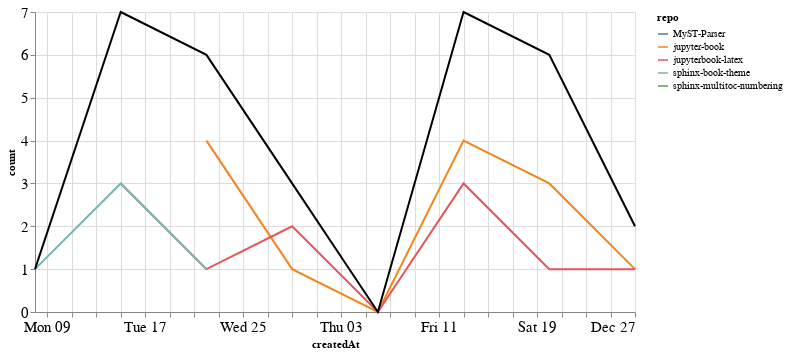

Write notebook code for a chart like this one.
### Markdown cell above
### Comments

### Code cell
comments_time = comments.groupby('repo').resample('W', on='createdAt').count()['author'].reset_index()
comments_time = comments_time.rename(columns={'author': 'count'})
comments_time_total = comments_time.groupby('createdAt').agg({"count": "sum"}).reset_index()
ch1 = alt.Chart(comments_time, width=600).mark_line().encode(
    x='createdAt',
    y='count',
    color='repo',
    tooltip="repo"
)

ch2 = alt.Chart(comments_time_total, width=600).mark_line(color="black").encode(
    x='createdAt',
    y='count',
)

ch1 + ch2

### Figure 1 — Vega-Lite specification as saved in the notebook (floating-point values rounded to 4 significant figures)
{"config": {"axisLeft": {"labelFontSize": 15}, "axisBottom": {"labelFontSize": 15}}, "layer": [{"data": {"name": "data-ef2ae9c5b6f0023bce72ee6691af8655"}, "mark": "line", "encoding": {"color": {"type": "nominal", "field": "repo"}, "tooltip": {"type": "nominal", "field": "repo"}, "x": {"type": "temporal", "field": "createdAt"}, "y": {"type": "quantitative", "field": "count"}}, "width": 600}, {"data": {"name": "data-5a0f34928820635bee824cca1f32ae15"}, "mark": {"type": "line", "color": "black"}, "encoding": {"x": {"type": "temporal", "field": "createdAt"}, "y": {"type": "quantitative", "field": "count"}}, "width": 600}], "$schema": "https://vega.github.io/schema/vega-lite/v4.8.1.json", "datasets": {"data-ef2ae9c5b6f0023bce72ee6691af8655": [{"repo": "MyST-Parser", "createdAt": "2020-12-20T00:00:00", "count": 2}, {"repo": "jupyter-book", "createdAt": "2020-11-22T00:00:00", "count": 4}, {"repo": "jupyter-book", "createdAt": "2020-11-29T00:00:00", "count": 1}, {"repo": "jupyter-book", "createdAt": "2020-12-06T00:00:00", "count": 0}, {"repo": "jupyter-book", "createdAt": "2020-12-13T00:00:00", "count": 4}, {"repo": "jupyter-book", "createdAt": "2020-12-20T00:00:00", "count": 3}, {"repo": "jupyter-book", "createdAt": "2020-12-27T00:00:00", "count": 1}, {"repo": "jupyterbook-latex", "createdAt": "2020-11-15T00:00:00", "count": 3}, {"repo": "jupyterbook-latex", "createdAt": "2020-11-22T00:00:00", "count": 1}, {"repo": "jupyterbook-latex", "createdAt": "2020-11-29T00:00:00", "count": 2}, {"repo": "jupyterbook-latex", "createdAt": "2020-12-06T00:00:00", "count": 0}, {"repo": "jupyterbook-latex", "createdAt": "2020-12-13T00:00:00", "count": 3}, {"repo": "jupyterbook-latex", "createdAt": "2020-12-20T00:00:00", "count": 1}, {"repo": "jupyterbook-latex", "createdAt": "2020-12-27T00:00:00", "count": 1}, {"repo": "sphinx-book-theme", "createdAt": "2020-11-08T00:00:00", "count": 1}, {"repo": "sphinx-book-theme", "createdAt": "2020-11-15T00:00:00", "count": 3}, {"repo": "sphinx-book-theme", "createdAt": "2020-11-22T00:00:00", "count": 1}, {"repo": "sphinx-multitoc-numbering", "createdAt": "2020-11-15T00:00:00", "count": 1}], "data-5a0f34928820635bee824cca1f32ae15": [{"createdAt": "2020-11-08T00:00:00", "count": 1}, {"createdAt": "2020-11-15T00:00:00", "count": 7}, {"createdAt": "2020-11-22T00:00:00", "count": 6}, {"createdAt": "2020-11-29T00:00:00", "count": 3}, {"createdAt": "2020-12-06T00:00:00", "count": 0}, {"createdAt": "2020-12-13T00:00:00", "count": 7}, {"createdAt": "2020-12-20T00:00:00", "count": 6}, {"createdAt": "2020-12-27T00:00:00", "count": 2}]}}
